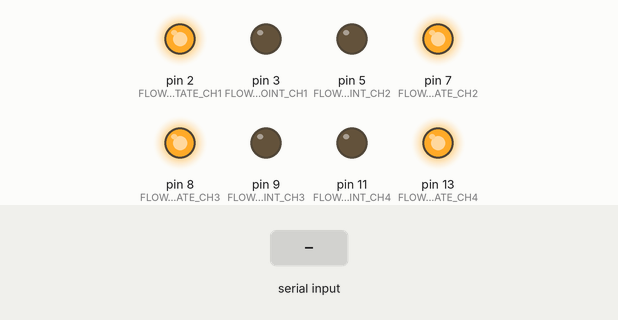
The sketch below on a simulated Arduino Uno, built with avr-gcc and run on an emulated ATmega328P. On the bench: output pins drawn as LEDs (lit = HIGH). The inputs (shaded band) are chosen by the test bench. What the sketch prints to the serial monitor is not drawn.

Above: at 1.2 s.
1.3 s: "c\n" received over Serial
At 1.6 s:
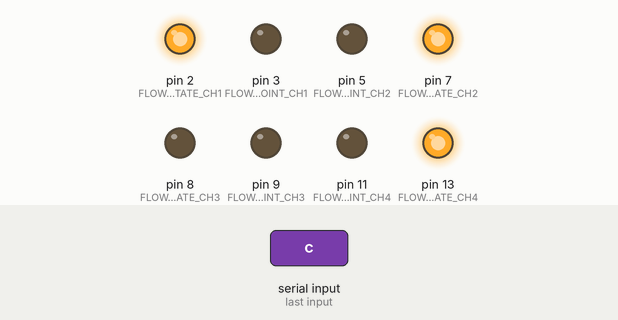
2.8 s: byte 122 ('z') received over Serial
At 3.8 s:
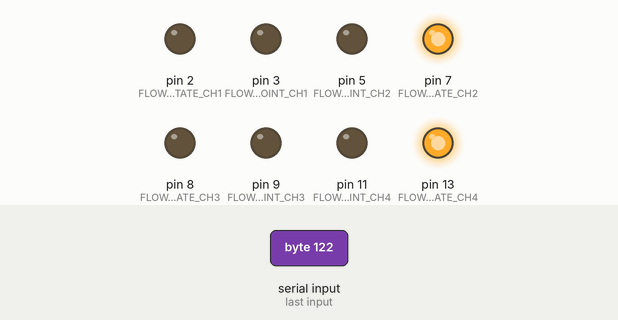
4.3 s: byte 120 ('x') received over Serial
At 4.8 s:
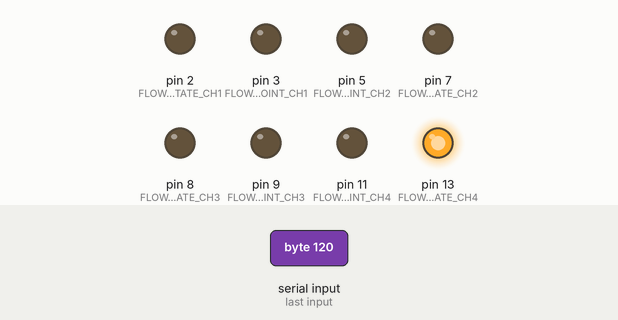
5.8 s: byte 97 ('a') received over Serial
At 6.2 s:
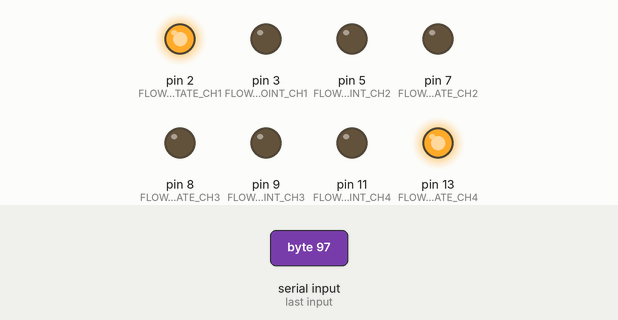
7.3 s: byte 100 ('d') received over Serial
At 8.4 s:
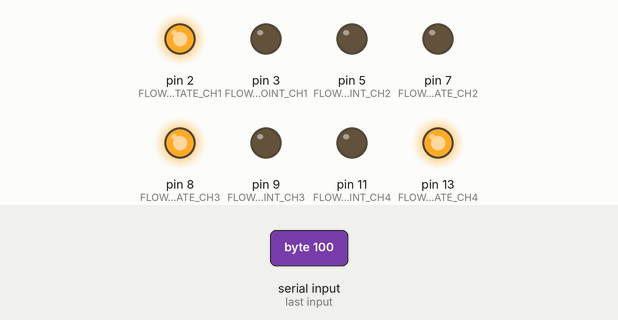
8.8 s: byte 118 ('v') received over Serial
At 9.5 s:
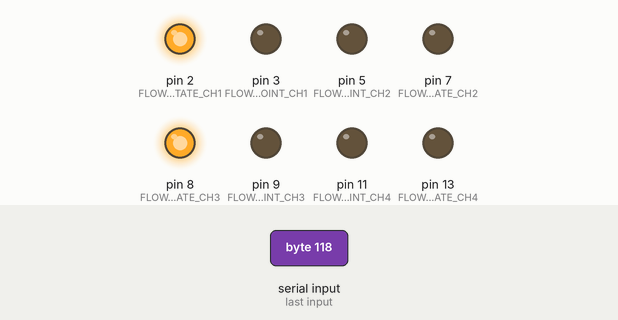
Timing chart, 0 to 11.3 s (numbered marks = the images above; inputs shaded):
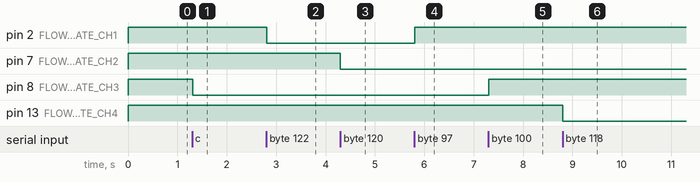

Measured:
- after the input at 1.3 s, pin 8 (FLOW_STATE_CH3): HIGH → LOW at once
- after the input at 2.8 s, pin 2 (FLOW_STATE_CH1): HIGH → LOW at once
- after the input at 4.3 s, pin 7 (FLOW_STATE_CH2): HIGH → LOW at once
- after the input at 5.8 s, pin 2 (FLOW_STATE_CH1): LOW → HIGH at once
- after the input at 7.3 s, pin 8 (FLOW_STATE_CH3): LOW → HIGH at once
- after the input at 8.8 s, pin 13 (FLOW_STATE_CH4): HIGH → LOW at once

The sketch:

RFM1_arduino.ino
```cpp
int serialBuffer;       // serialBuffer는 시리얼 통신으로 processing에서 받는 문자열이다.
int FlowRateBuffer = 0; // FlowRateBuffer는 flowrate 설정에서 processing에서 받는 정수열을 저장하는 변수이다.
int value;              // value는 flowrate 설정에서 processing에서 받는 정수열(0-200)을 아두이노에서 사용하는(0-4095)로 바꾼 변수이다.
int MeasureState = 0;
float MeasureBuffer = 0.000;

const int FLOW_STATE_CH1 = 2;
const int FLOW_STATE_CH2 = 7;
const int FLOW_STATE_CH3 = 8;
const int FLOW_STATE_CH4 = 13;

const int FLOW_SETPOINT_CH1 = 3;
const int FLOW_SETPOINT_CH2 = 5;
const int FLOW_SETPOINT_CH3 = 9;
const int FLOW_SETPOINT_CH4 = 11;

const int FLOW_MEASUREMENT_CH1 = A0;
const int FLOW_MEASUREMENT_CH2 = A1;
const int FLOW_MEASUREMENT_CH3 = A2;
const int FLOW_MEASUREMENT_CH4 = A3;

void setup()
{
    // put your setup code here, to run once:
    Serial.begin(9600); // 시리얼 통신(9600)을 개시한다.
    // FLOW STATE, DIGITAL OUTPUT
    pinMode(FLOW_STATE_CH1, OUTPUT); // CH1 FLOW STATE
    pinMode(FLOW_STATE_CH2, OUTPUT); // CH2 FLOW STATE
    pinMode(FLOW_STATE_CH3, OUTPUT); // CH3 FLOW STATE
    pinMode(FLOW_STATE_CH4, OUTPUT); // CH4 FLOW STATE
    // FLOW SETPOINT, ANALOG OUTPUT
    pinMode(FLOW_SETPOINT_CH1, OUTPUT); // CH1 FLOW SETPOINT
    pinMode(FLOW_SETPOINT_CH2, OUTPUT); // CH2 FLOW SETPOINT
    pinMode(FLOW_SETPOINT_CH3, OUTPUT); // CH3 FLOW SETPOINT
    pinMode(FLOW_SETPOINT_CH4, OUTPUT); // CH4 FLOW SETPOINT
    // FLOW MEASUREMENT, ANALOG INPUT
    pinMode(FLOW_MEASUREMENT_CH1, INPUT); // CH1 FLOW MEASUREMENT
    pinMode(FLOW_MEASUREMENT_CH2, INPUT); // CH2 FLOW MEASUREMENT
    pinMode(FLOW_MEASUREMENT_CH3, INPUT); // CH3 FLOW MEASUREMENT
    pinMode(FLOW_MEASUREMENT_CH4, INPUT); // CH4 FLOW MEASUREMENT
    // INITIAL FLOW STATE : OFF
    digitalWrite(FLOW_STATE_CH1, HIGH);
    digitalWrite(FLOW_STATE_CH2, HIGH);
    digitalWrite(FLOW_STATE_CH3, HIGH);
    digitalWrite(FLOW_STATE_CH4, HIGH);
    // INNITIAL FLOW SETPOINT : 0.55V
    analogWrite(FLOW_SETPOINT_CH1, 0);
    analogWrite(FLOW_SETPOINT_CH2, 0);
    analogWrite(FLOW_SETPOINT_CH3, 0);
    analogWrite(FLOW_SETPOINT_CH4, 0);
}

void loop()
{
    while (Serial.available()) // 시리얼 통신이 가능한 동안
    {
        serialBuffer = Serial.read(); // serialBuffer는 시리얼에서 받은 값이다.

        // ON-OFF PART (HIGH : 3.3 V (close), LOW : 0 V (open))
        // 2, 7, 8, 13 : Ch1, Ch2, Ch3, Ch4 FLOW STATE
        if (serialBuffer == 'a')
            digitalWrite(2, HIGH);
        if (serialBuffer == 'z')
            analogWrite(2, LOW);
        if (serialBuffer == 's')
            digitalWrite(7, HIGH);
        if (serialBuffer == 'x')
            analogWrite(7, LOW);
        if (serialBuffer == 'd')
            digitalWrite(8, HIGH);
        if (serialBuffer == 'c')
            analogWrite(8, LOW);
        if (serialBuffer == 'f')
            digitalWrite(13, HIGH);
        if (serialBuffer == 'v')
            analogWrite(13, LOW);

        // FLOW RATE BUFFER PART
        if ((serialBuffer >= '0') && (serialBuffer <= '9'))
        {
            FlowRateBuffer = 10 * FlowRateBuffer + serialBuffer - '0';
        }

        // FLOW RATE SETTING PART
        else if (serialBuffer == 'q')
        {
            value = map(FlowRateBuffer, 0, 200, 0, 255);
            analogWrite(3, value);
            FlowRateBuffer = 0;
        }
        else if (serialBuffer == 'w')
        {
            value = map(FlowRateBuffer, 0, 200, 0, 255);
            analogWrite(5, value);
            FlowRateBuffer = 0;
        }
        else if (serialBuffer == 'e')
        {
            value = map(FlowRateBuffer, 0, 200, 0, 255);
            analogWrite(9, value);
            FlowRateBuffer = 0;
        }
        else if (serialBuffer == 'r')
        {
            value = map(FlowRateBuffer, 0, 200, 0, 255);
            analogWrite(11, value);
            FlowRateBuffer = 0;
        }

        // RESET PART
        if (serialBuffer == 'B')
        {
            digitalWrite(2, HIGH);
            digitalWrite(7, HIGH);
            digitalWrite(8, HIGH);
            digitalWrite(13, HIGH);
            analogWrite(3, 0);
            analogWrite(5, 0);
            analogWrite(9, 0);
            analogWrite(11, 0);
            MeasureState = 0;
        }

        // FLOW RATE MEASUREMENT PART
        // analogRead의 범위는 0-4095이다. TODO: 믿을만한 정보는 아닌 것 같다.

        if (serialBuffer == 't')
        {
            MeasureState = 10;
        }
        if (serialBuffer == 'y')
        {
            MeasureState = 11;
        }
        if (serialBuffer == 'u')
        {
            MeasureState = 12;
        }
        if (serialBuffer == 'i')
        {
            MeasureState = 13;
        }
        if (serialBuffer == 'o')
        {
            MeasureState = 14;
        }
        if (serialBuffer == 'p')
        {
            MeasureState = 20;
        }
        if (serialBuffer == 'g')
        {
            MeasureState = 21;
        }
        if (serialBuffer == 'h')
        {
            MeasureState = 22;
        }
        if (serialBuffer == 'j')
        {
            MeasureState = 23;
        }
        if (serialBuffer == 'k')
        {
            MeasureState = 24;
        }
        if (serialBuffer == 'l')
        {
            MeasureState = 30;
        }
        if (serialBuffer == 'b')
        {
            MeasureState = 31;
        }
        if (serialBuffer == 'n')
        {
            MeasureState = 32;
        }
        if (serialBuffer == 'm')
        {
            MeasureState = 33;
        }
        if (serialBuffer == 'Q')
        {
            MeasureState = 34;
        }
        if (serialBuffer == 'W')
        {
            MeasureState = 40;
        }
        if (serialBuffer == 'E')
        {
            MeasureState = 41;
        }
        if (serialBuffer == 'R')
        {
            MeasureState = 42;
        }
        if (serialBuffer == 'T')
        {
            MeasureState = 43;
        }
        if (serialBuffer == 'Y')
        {
            MeasureState = 44;
        }
        if (serialBuffer == 'U')
        {
            MeasureState = 1;
        }
        if (serialBuffer == 'I')
        {
            MeasureState = 2;
        }
        if (serialBuffer == 'O')
        {
            MeasureState = 3;
        }
        if (serialBuffer == 'P')
        {
            MeasureState = 4;
        }
    }

    if (MeasureState == 10)
    {
        MeasureBuffer = (analogRead(A0) * 100.00);
    }
    if (MeasureState == 11)
    {
        MeasureBuffer = (analogRead(A0) * 100.00 + analogRead(A0) / 100.00);
    }
    if (MeasureState == 12)
    {
        MeasureBuffer = (analogRead(A0) * 100.00 + analogRead(A1) / 100.00);
    }
    if (MeasureState == 13)
    {
        MeasureBuffer = (analogRead(A0) * 100.00 + analogRead(A2) / 100.00);
    }
    if (MeasureState == 14)
    {
        MeasureBuffer = (analogRead(A0) * 100.00 + analogRead(A3) / 100.00);
    }
    if (MeasureState == 20)
    {
        MeasureBuffer = (analogRead(A1) * 100.00);
    }
    if (MeasureState == 21)
    {
        MeasureBuffer = (analogRead(A1) * 100.00 + analogRead(A0) / 100.00);
    }
    if (MeasureState == 22)
    {
        MeasureBuffer = (analogRead(A1) * 100.00 + analogRead(A1) / 100.00);
    }
    if (MeasureState == 23)
    {
        MeasureBuffer = (analogRead(A1) * 100.00 + analogRead(A2) / 100.00);
    }
    if (MeasureState == 24)
    {
        MeasureBuffer = (analogRead(A1) * 100.00 + analogRead(A3) / 100.00);
    }
    if (MeasureState == 30)
    {
        MeasureBuffer = (analogRead(A2) * 100.00);
    }
    if (MeasureState == 31)
    {
        MeasureBuffer = (analogRead(A2) * 100.00 + analogRead(A0) / 100.00);
    }
    if (MeasureState == 32)
    {
        MeasureBuffer = (analogRead(A2) * 100.00 + analogRead(A1) / 100.00);
    }
    if (MeasureState == 33)
    {
        MeasureBuffer = (analogRead(A2) * 100.00 + analogRead(A2) / 100.00);
    }
    if (MeasureState == 34)
    {
        MeasureBuffer = (analogRead(A2) * 100.00 + analogRead(A3) / 100.00);
    }
    if (MeasureState == 40)
    {
        MeasureBuffer = (analogRead(A3) * 100.00);
    }
    if (MeasureState == 41)
    {
        MeasureBuffer = (analogRead(A3) * 100.00 + analogRead(A0) / 100.00);
    }
    if (MeasureState == 42)
    {
        MeasureBuffer = (analogRead(A3) * 100.00 + analogRead(A1) / 100.00);
    }
    if (MeasureState == 43)
    {
        MeasureBuffer = (analogRead(A3) * 100.00 + analogRead(A2) / 100.00);
    }
    if (MeasureState == 44)
    {
        MeasureBuffer = (analogRead(A3) * 100.00 + analogRead(A3) / 100.00);
    }
    if (MeasureState == 1)
    {
        MeasureBuffer = (analogRead(A0) / 100.00);
    }
    if (MeasureState == 2)
    {
        MeasureBuffer = (analogRead(A1) / 100.00);
    }
    if (MeasureState == 3)
    {
        MeasureBuffer = (analogRead(A2) / 100.00);
    }
    if (MeasureState == 4)
    {
        MeasureBuffer = (analogRead(A3) / 100.00);
    }
    if (MeasureState == 0)
    {
        MeasureBuffer = 0.00;
    }
    Serial.println(MeasureBuffer);
    delay(10);
}
```
